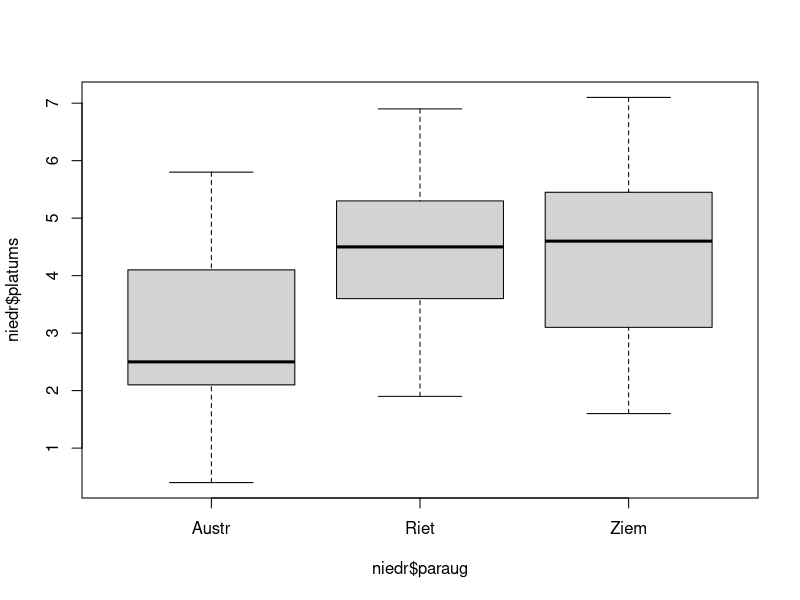
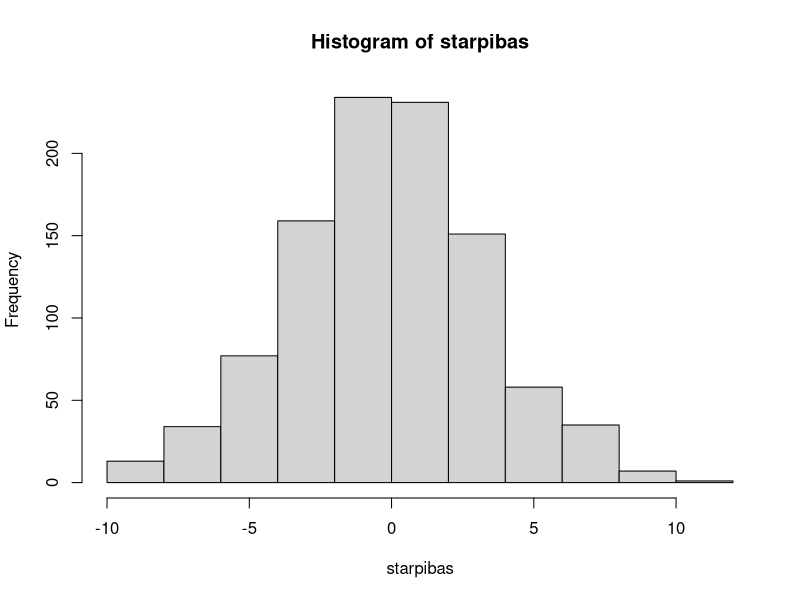

The R script that drew these images, in order:
# Paraugkopu salīdzināšana
## Paraugkopu salīdzināšana programmā R
### Datu sagatavošana
niedr <- read.table(
  file = "niedres2.txt",
  header = TRUE,
  sep = "\t",
  dec = ".",
  stringsAsFactors = TRUE
)
str(niedr)

summary(niedr)

niedr2 <- niedr[niedr$paraug == "Austr" | niedr$paraug == "Riet", ]
str(niedr2)
niedr2 <- droplevels(niedr2)
str(niedr2)

### Divu neatkarīgu paraugkopu salīdzināšana ar parametriskajām metodēm
var.test(niedr2$garums ~ niedr2$paraug)

t.test(niedr2$garums ~ niedr2$paraug, var.equal = TRUE)

t.test(niedr2$garums ~ niedr2$paraug)

### Vairāku neatkarīgu paraugkopu salīdzināšana ar parametriskajām metodēm
library(car)
leveneTest(niedr$platums ~ niedr$paraug)

pairwise.t.test(niedr$platums, niedr$paraug)

### Atkarīgu paraugkopu salīdzināšana ar parametriskām metodēm
rokas <- read.table(file = "rokas.txt", header = TRUE, sep = "\t", dec = ".")
str(rokas)

t.test(rokas$laba, rokas$kreisa, paired = TRUE)

t.test(rokas$laba, rokas$kreisa)

### Vienas paraugkopas t-tests
t.test(niedr$platums, mu = 3.0)

### Divu neatkarīgu paraugkopu salīdzināšana ar neparametriskajām metodēm
wilcox.test(niedr2$garums ~ niedr2$paraug)

### Divu atkarīgu paraugkopu salīdzināšana ar neparametriskajām metodēm
wilcox.test(rokas$laba, rokas$kreisa, paired = TRUE)

### $\chi^2$ tests
zirni <- c(315, 108, 101, 32)
teor.zirni <- c(9, 3, 3, 1) / 16
chisq.test(x = zirni, p = teor.zirni)

koki <- matrix(c(12, 34, 56, 23, 8, 27, 33, 47, 14, 11), ncol = 2)
rownames(koki) <- c("Priede", "Egle", "Bērzs", "Ozols", "Kļava")
colnames(koki) <- c("Paraug A", "Paraug B")
koki
chisq.test(koki)

### Paraugkopu grafiskā salīdzināšana
boxplot(niedr$platums ~ niedr$paraug)

### Permutāciju un randomizēšanas tests paraugkopu salīdzināšanai
par1 <- niedr$garums[niedr$paraug == "Austr"]
par2 <- niedr$garums[niedr$paraug == "Riet"]
t.test(par1, par2)
vid.st <- mean(par1) - mean(par2)
vid.st

set.seed(76757)
kopa <- c(par1, par2)
starpibas <- NULL
for (i in 1:999) {
  paraug <- sample(1:34, 17)
  vid1 <- mean(kopa[paraug])
  vid2 <- mean(kopa[-paraug])
  starpibas[i] <- vid1 - vid2
}
starpibas[1000] <- vid.st

hist(starpibas)

mean(abs(starpibas) >= abs(vid.st))
